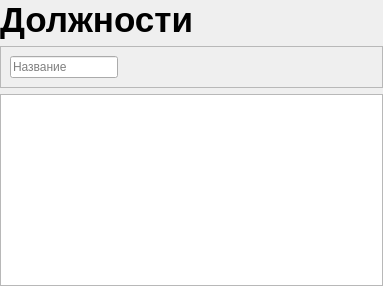
          <widget class="QWidget" name="page_positions">
           <layout class="QVBoxLayout" name="verticalLayout_24">
            <property name="leftMargin">
             <number>0</number>
            </property>
            <property name="topMargin">
             <number>0</number>
            </property>
            <property name="rightMargin">
             <number>0</number>
            </property>
            <property name="bottomMargin">
             <number>0</number>
            </property>
            <item>
             <widget class="QLabel" name="label_12">
              <property name="font">
               <font>
                <pointsize>26</pointsize>
                <weight>75</weight>
                <bold>true</bold>
               </font>
              </property>
              <property name="text">
               <string>Должности</string>
              </property>
             </widget>
            </item>
            <item>
             <widget class="QFrame" name="frame_12">
              <property name="frameShape">
               <enum>QFrame::StyledPanel</enum>
              </property>
              <property name="frameShadow">
               <enum>QFrame::Raised</enum>
              </property>
              <layout class="QHBoxLayout" name="horizontalLayout_8">
               <item>
                <widget class="QLineEdit" name="lineEdit_filterPositionsByTitle">
                 <property name="placeholderText">
                  <string>Название</string>
                 </property>
                </widget>
               </item>
               <item>
                <spacer name="horizontalSpacer_9">
                 <property name="orientation">
                  <enum>Qt::Horizontal</enum>
                 </property>
                 <property name="sizeHint" stdset="0">
                  <size>
                   <width>255</width>
                   <height>20</height>
                  </size>
                 </property>
                </spacer>
               </item>
              </layout>
             </widget>
            </item>
            <item>
             <widget class="QListView" name="listView_positions"/>
            </item>
           </layout>
          </widget>
